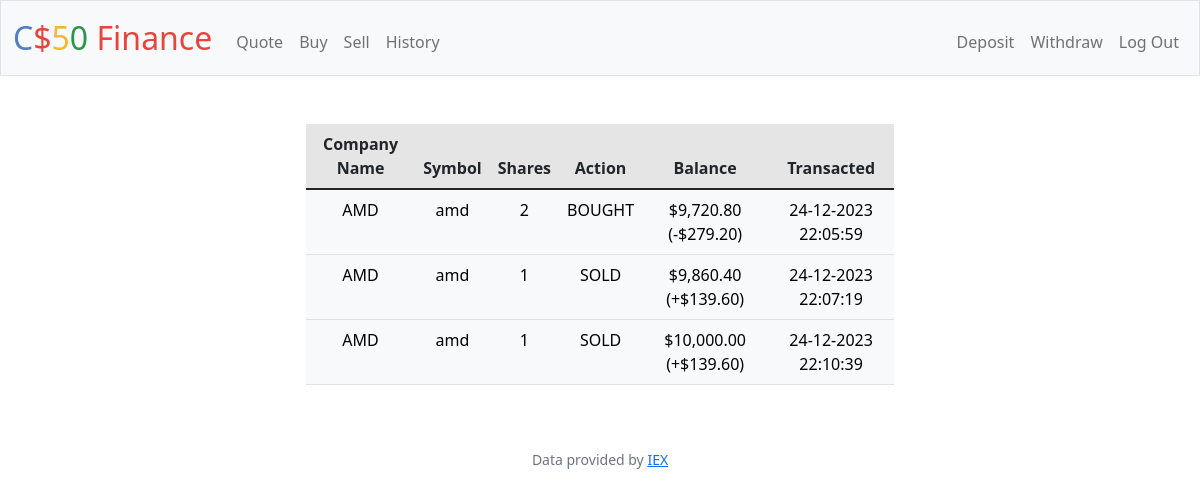
The app's page /history (signed in) with its own data.
### tables this page shows
CREATE TABLE 'history' ('id' INTEGER PRIMARY KEY AUTOINCREMENT NOT NULL, 'user_id' INTEGER, 'name' TEXT, 'symbol' TEXT, 'shares' INTEGER, 'action' TEXT, 'balance' TEXT, 'date' DATETIME DEFAULT CURRENT_DATE);

### src/stock/route.py (the view)
@stock_blueprint.route("/history")
@login_required
def history():
    user_id = session["user_id"]
    history = db.execute("SELECT * FROM history WHERE user_id = ?", user_id)
    return render_template("history.html", history=history)

### src/helpers.py (called while the page is built)
def login_required(f):
    @wraps(f)
    def decorated_function(*args, **kwargs):
        if session.get("user_id") is None:
            return redirect(location="/login")
        return f(*args, **kwargs)
    return decorated_function

### src/templates/history.html (shortened to what this page needs)
{% extends "layout.html" %}
{% block main %}
<div class="table-responsive-md">
    <table class="table mx-auto w-50">
        <thead>
            <tr class="table-active">
                <th scope="col">Company Name</th>
                <th scope="col">Symbol</th>
                <th scope="col">Shares</th>
                <th scope="col">Action</th>
                <th scope="col">Balance</th>
                <th scope="col">Transacted</th>
            </tr>
        </thead>
        <tbody>
            {% for stock in history %}
            <tr class="table-light">
                <td>{{ stock["name"] }}</td>
                <td>{{ stock["symbol"] }}</td>
                <td>{{ stock["shares"] }}</td>
                <td>{{ stock["action"] }}</td>
                <td>{{ stock["balance"] }}</td>
                <td>{{ stock["date"] }}</td>
            </tr>
            {% endfor %}
        </tbody>
    </table>
</div>
{% endblock %}

### records on screen
history: name "AMD", symbol "amd", shares "2", action "BOUGHT", balance "$9,720.80 (-$279.20)", date "24-12-2023 22:05:59"
history: name "AMD", symbol "amd", shares "1", action "SOLD", balance "$9,860.40 (+$139.60)", date "24-12-2023 22:07:19"
history: name "AMD", symbol "amd", shares "1", action "SOLD", balance "$10,000.00 (+$139.60)", date "24-12-2023 22:10:39"
